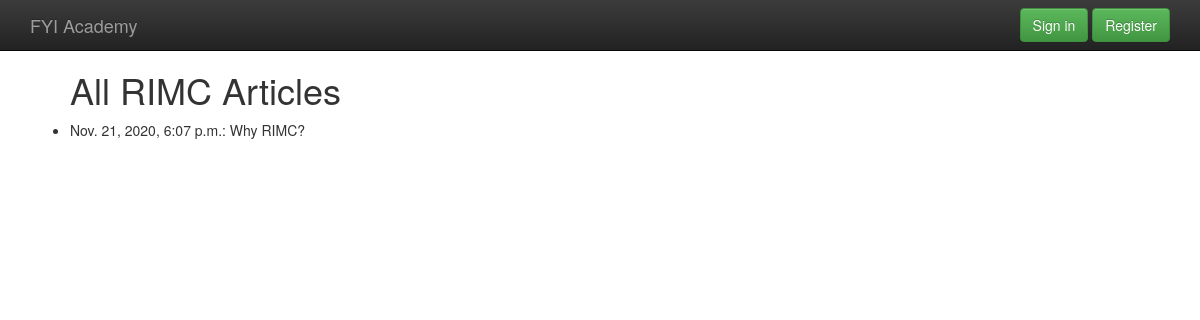
The page /archive_rimc/ on the database as committed earlier.
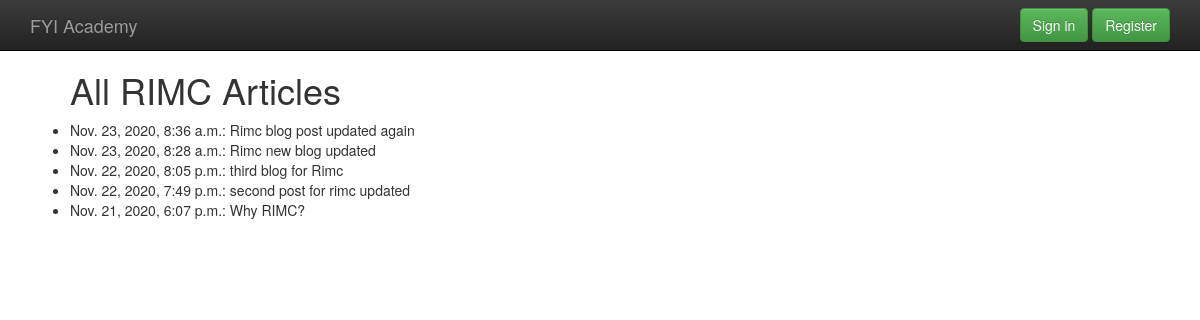
The same page on the database as committed later.
### blog/models.py (models this page shows, shortened)
class Post_rimc(models.Model):
	title = models.CharField(max_length=100)
	content = models.TextField()
	date_posted = models.DateTimeField(default=timezone.now)
	author = models.ForeignKey(User, on_delete=models.CASCADE)

### blog/templates/blog/post_rimc_archive.html (shortened to what this page needs)
{% extends "blog/base.html" %}
{% load crispy_forms_tags %}
{% block content %}
<div class="container">
<section>
	<ul>
		<h1>All  RIMC Articles </h1>
		{% for post in latest %}
			<li>{{ post.date_posted }}: {{ post.title }}</li>
		{% endfor %}
	</ul>
</section>
</div>
{% endblock %}

Rows that differ between the two databases and show on the page:
added Post_rimc: date_posted "Nov. 23, 2020, 8:36 a.m.", title "Rimc blog post updated again"
added Post_rimc: date_posted "Nov. 23, 2020, 8:28 a.m.", title "Rimc new blog updated"
added Post_rimc: date_posted "Nov. 22, 2020, 8:05 p.m.", title "third blog for Rimc"
added Post_rimc: date_posted "Nov. 22, 2020, 7:49 p.m.", title "second post for rimc updated"
